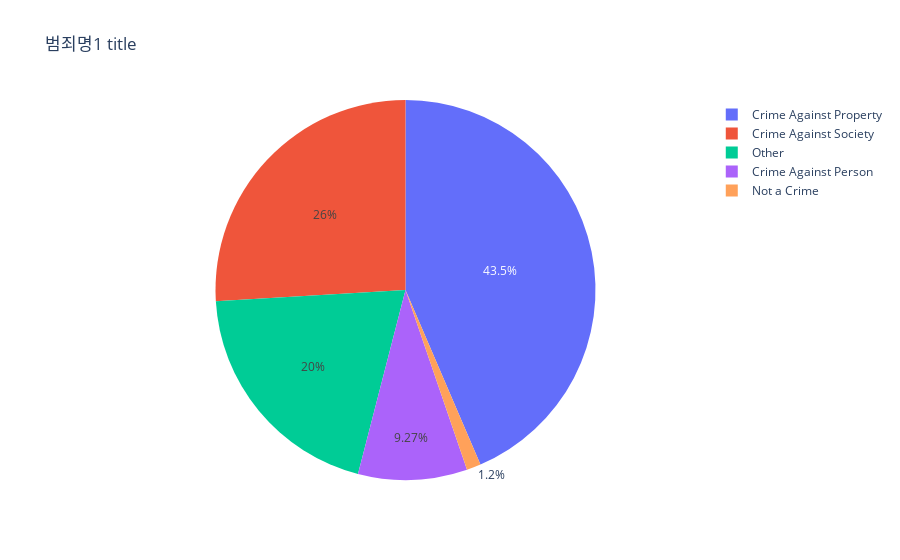

The cell this chart's notebook holds for it:
### Code cell
px.pie(values=df['Crime Name1'].value_counts().values, names=df['Crime Name1'].value_counts().index, title="범죄명1 title")

### Figure 1 — Plotly figure (JSON) as saved in the notebook; plotly's stock layout.template omitted (floating-point values rounded to 4 significant figures)
{"data": [{"domain": {"x": [0, 1], "y": [0, 1]}, "hovertemplate": "label=%{label}<br>value=%{value}<extra></extra>", "labels": ["Crime Against Property", "Crime Against Society", "Other", "Crime Against Person", "Not a Crime"], "legendgroup": "", "name": "", "showlegend": true, "type": "pie", "values": [98217, 58535, 45164, 20916, 2717]}], "layout": {"legend": {"tracegroupgap": 0}, "title": {"text": "범죄명1 title"}}}
